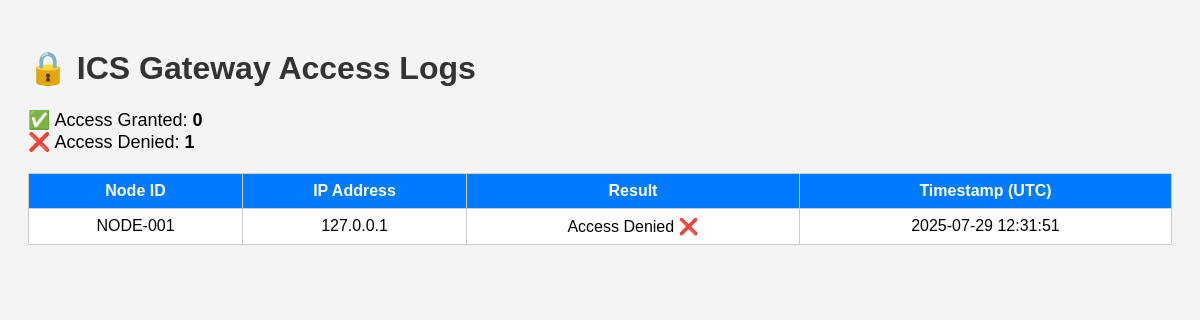
Before: / with the older database file.
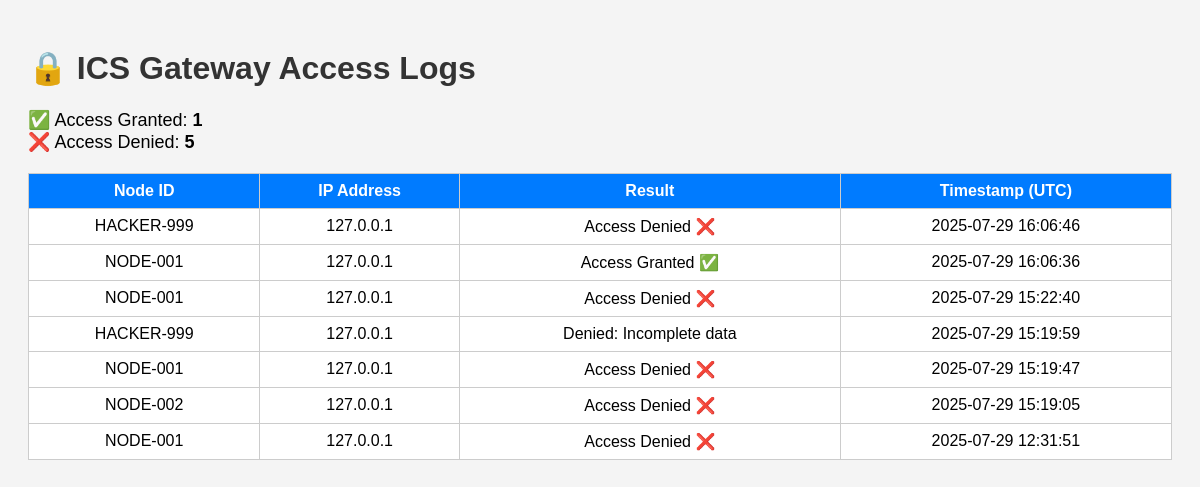
After: the same page with the newer database file.
### tables this page shows
CREATE TABLE access_logs (
            id INTEGER PRIMARY KEY AUTOINCREMENT,
            node_id TEXT,
            ip_address TEXT,
            result TEXT,
            timestamp TEXT
        );

### gateway/app.py (the view)
@app.route('/')
def dashboard():
    logs = fetch_logs()
    granted = sum(1 for row in logs if row[2].startswith("Access Granted"))
    denied = sum(1 for row in logs if row[2].startswith("Access Denied"))
    return render_template('dashboard.html', logs=logs, granted=granted, denied=denied)

### gateway/db.py (called while the page is built)
def fetch_logs():
    conn = sqlite3.connect(DB_PATH)
    cursor = conn.cursor()
    cursor.execute("SELECT node_id, ip_address, result, timestamp FROM access_logs ORDER BY id DESC")
    logs = cursor.fetchall()
    conn.close()
    return logs

### gateway/templates/dashboard.html (shortened to what this page needs)
<!DOCTYPE html>
<html>
<head>
</head>
<body>
  <h1>🔒 ICS Gateway Access Logs</h1>
  <div class="stats">
    ✅ Access Granted: <strong>{{ granted }}</strong><br>
    ❌ Access Denied: <strong>{{ denied }}</strong>
  </div>
  <table>
    <tr>
      <th>Node ID</th>
      <th>IP Address</th>
      <th>Result</th>
      <th>Timestamp (UTC)</th>
    </tr>
    {% for row in logs %}
    <tr>
      <td>{{ row[0] }}</td>
      <td>{{ row[1] }}</td>
      <td>{{ row[2] }}</td>
      <td>{{ row[3] }}</td>
    </tr>
    {% endfor %}
  </table>
</body>
</html>

### gateway/templates/dashboard.html (style rules this page uses)
body { font-family: Arial; padding: 20px; background: #f4f4f4; }
h1 { color: #333; }
table { width: 100%; border-collapse: collapse; margin-top: 20px; background: white; }
th, td { border: 1px solid #ccc; padding: 8px; text-align: center; }
th { background: #007BFF; color: white; }
.stats { margin-top: 20px; font-size: 18px; }

Changed rows visible on the page:
added access_logs: node "HACKER-999", ip_address "127.0.0.1", result "Access Denied ❌", timestamp "2025-07-29 16:06:46"
added access_logs: node "NODE-001", ip_address "127.0.0.1", result "Access Granted ✅", timestamp "2025-07-29 16:06:36"
added access_logs: node "NODE-001", ip_address "127.0.0.1", result "Access Denied ❌", timestamp "2025-07-29 15:22:40"
added access_logs: node "HACKER-999", ip_address "127.0.0.1", result "Denied: Incomplete data", timestamp "2025-07-29 15:19:59"
added access_logs: node "NODE-001", ip_address "127.0.0.1", result "Access Denied ❌", timestamp "2025-07-29 15:19:47"
added access_logs: node "NODE-002", ip_address "127.0.0.1", result "Access Denied ❌", timestamp "2025-07-29 15:19:05"
Other visible differences:
{{ granted }}: "0" → "1"
{{ denied }}: "1" → "5"
